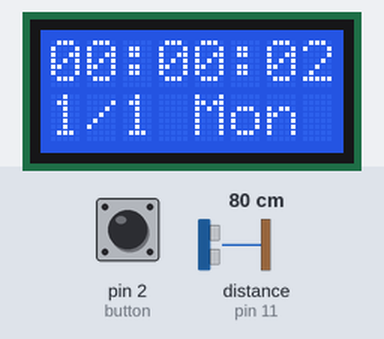
A sketch run on a simulated Arduino Uno, built with avr-gcc and run on an emulated ATmega328P. Parts: 8×2 character LCD. The inputs (shaded band) are chosen by the test bench; at power-on: pin 2 (button) HIGH, distance to the obstacle (sensor on pin 11) 80 cm. The echo pulse lasts 58.3 µs per cm; what the sketch prints to the serial monitor is not drawn.

Above: at 1.2 s.
1.3 s: pin 2 (button) pulled LOW for 0.15 s
At 4.1 s:
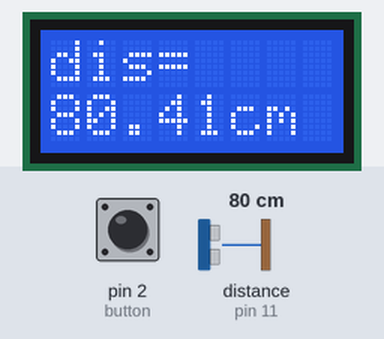
4.4 s: distance to the obstacle (sensor on pin 11) set to 2 cm
At 7.1 s:
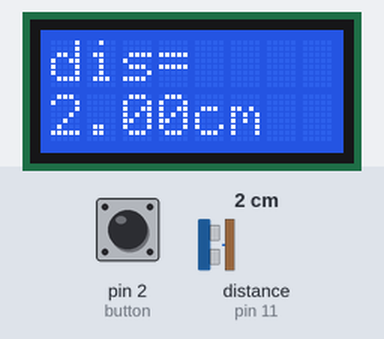
7.4 s: pin 2 (button) pulled LOW for 1 s
At 10.8 s:
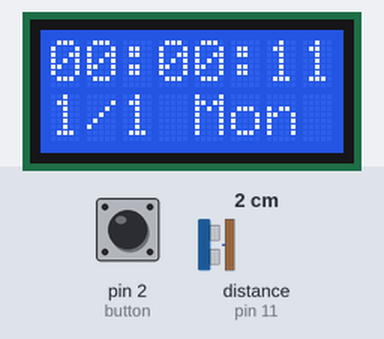
Timing chart, 0 to 12.3 s (numbered marks = the images above; inputs shaded):
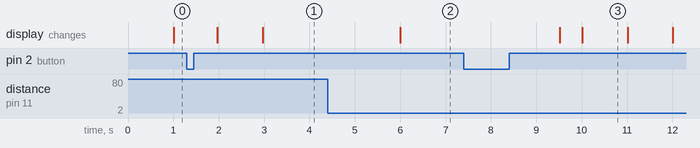

Measured:
- after the input at 1.3 s, the display: first changes after 0.67 s (image 1 shows a later state)
- after the input at 4.4 s, the display: changes after 1.6 s (image 2)
- after the input at 7.4 s, the display: first changes after 2.1 s (image 3 shows a later state)
- what the display in image 3 shows lasts 1.0 s, from 10.0 s to 11.0 s

The sketch:

clock_ultrasonic_1.ino
```cpp
#include <LiquidCrystal.h>
const int rs = 13, en = 12, d4 = 9, d5 = 8, d6 = 7, d7 = 6;
LiquidCrystal lcd(rs, en, d4, d5, d6, d7);
int hour=0, minute=0, second=0, day=1, month=1, week=1;
const int trig = 10;
const int echo = 11;
const int inter_time = 1000;
int time = 0, mode=0;
const int button = 2;
boolean change = false;
int m[12] = {31, 28, 31, 30, 31, 30, 31, 31, 30, 31, 30, 31};
char w[7][5] = {{"Mon  "}, {"Tue  "}, {"Wed  "},
                {"Thu  "}, {"Fri  "}, {"Sat  "}, {"Sun  "}};

void setup() {
  cli();
  //set timer1 interrupt at 1Hz
  TCCR1A = 0;// set entire TCCR1A register to 0
  TCCR1B = 0;// same for TCCR1B
  TCNT1  = 0;//initialize counter value to 0
  // set compare match register for 1hz increments
  //OCR1A = 100;
  OCR1A = 15624;// = (16*10^6) / (1*1024) - 1 (must be <65536)
  // turn on CTC mode
  TCCR1B |= (1 << WGM12);
  // Set CS10 and CS12 bits for 1024 prescaler
  TCCR1B |= (1 << CS12) | (1 << CS10);
  // enable timer compare interrupt
  TIMSK1 |= (1 << OCIE1A);
  sei();

  // put your setup code here, to run once:
  lcd.begin(8, 2);
  Serial.begin(9600);
  pinMode (trig, OUTPUT);
  pinMode (echo, INPUT);

  pinMode(button, INPUT_PULLUP);
  attachInterrupt(digitalPinToInterrupt(button), changeMode, RISING);
}

void loop() {
  if(change){
    delay(500);
    change=false;
    mode+=1;
    mode%=2;
    lcd.clear();
  }
  //Serial.print(mode);
  if(mode==0){
    printTime();
  }
  else if(mode==1){
    float duration, distance;
    digitalWrite(trig, HIGH);
    delayMicroseconds(1000);
    digitalWrite(trig, LOW);
    duration = pulseIn (echo, HIGH);
    distance = (duration/2)/29;
    Serial.print("Data:");
    Serial.print (time/1000);
    Serial.print(", d = ");
    Serial.print(distance);
    Serial.println(" cm");
    time = time + inter_time;
    delay(inter_time);
    printDistance(distance);
  }
}

ISR(TIMER1_COMPA_vect){  //change the 0 to 1 for timer1 and 2 for timer2
   //interrupt commands here
   addTime();
}

void changeMode(){
  //timer:mode0, ultrasonic:mode1, bluetooth:mode2
  change=true;
  delay(500);
}

void printDistance(float distance){
  lcd.setCursor(0, 0);
  lcd.print("dis=    ");
  lcd.setCursor(0, 1);
  lcd.print(distance);
  lcd.print("cm    ");
}

void printTime(){
  lcd.setCursor(0, 0);
  if(hour<10){
    lcd.print("0");
    lcd.print(hour);
  }
  else{
    lcd.print(hour);
  }
  lcd.print(":");

  if(minute<10){
    lcd.print("0");
    lcd.print(minute);
  }
  else{
    lcd.print(minute);
  }
  lcd.print(":");

  if(second<10){
    lcd.print("0");
    lcd.print(second);
  }
  else{
    lcd.print(second);
  }
  lcd.setCursor(0, 1);
  lcd.print(month);
  lcd.print("/");
  lcd.print(day);
  lcd.print(" ");
  lcd.print(w[week-1]);
}

void addTime(){
  second++;
  if(second>=60){
    second=0;
    minute++;
  }
  if(minute>=60){
    minute=0;
    hour++;
  }
  if(hour>=24){
    hour=0;
    day++;
    week++;
  }
  if(week>7){
    week=1;
  }
  if(day>m[month-1]){
    day=1;
    month++;
  }
  if(month>12){
    month=1;
  }
}
```
